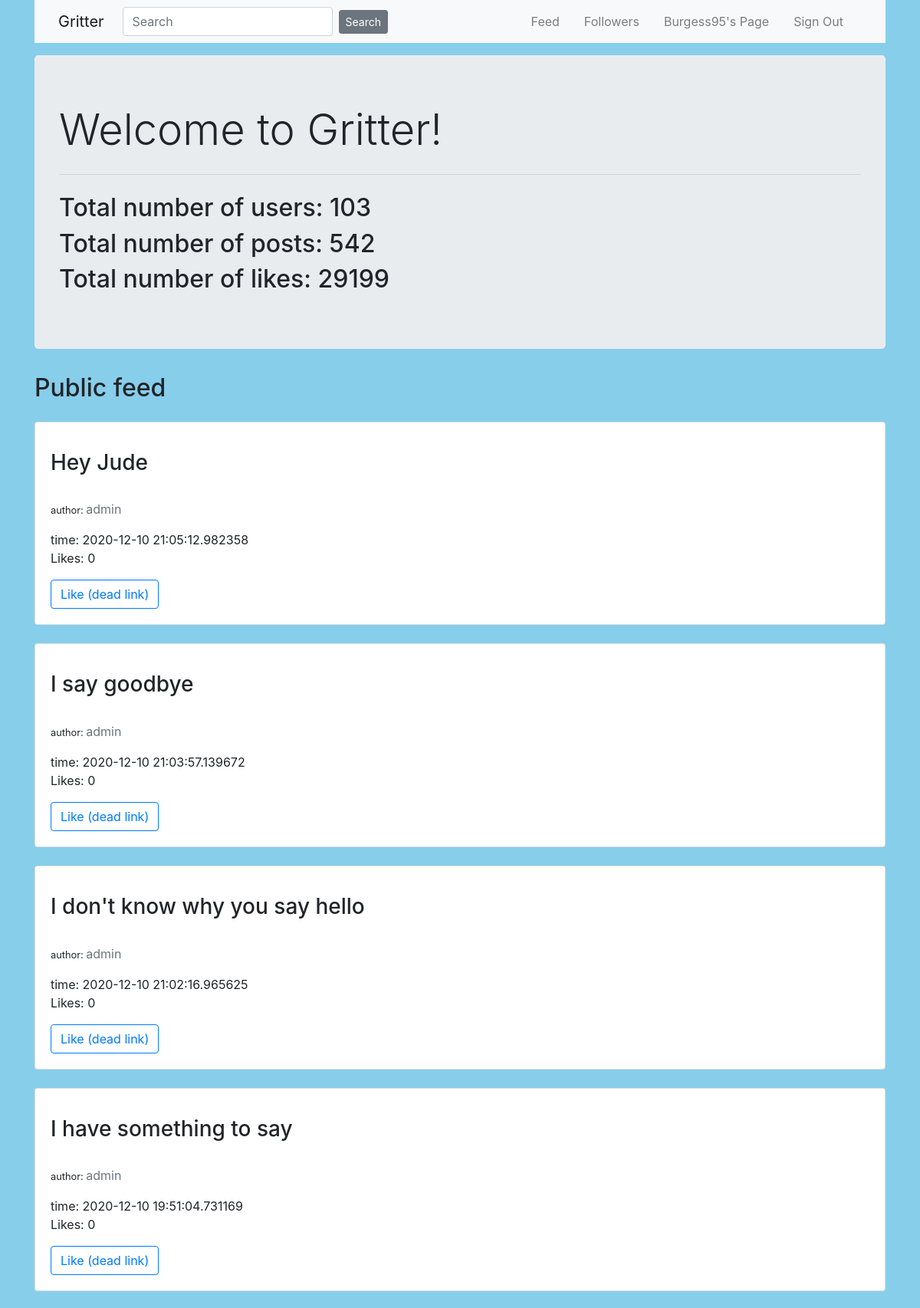
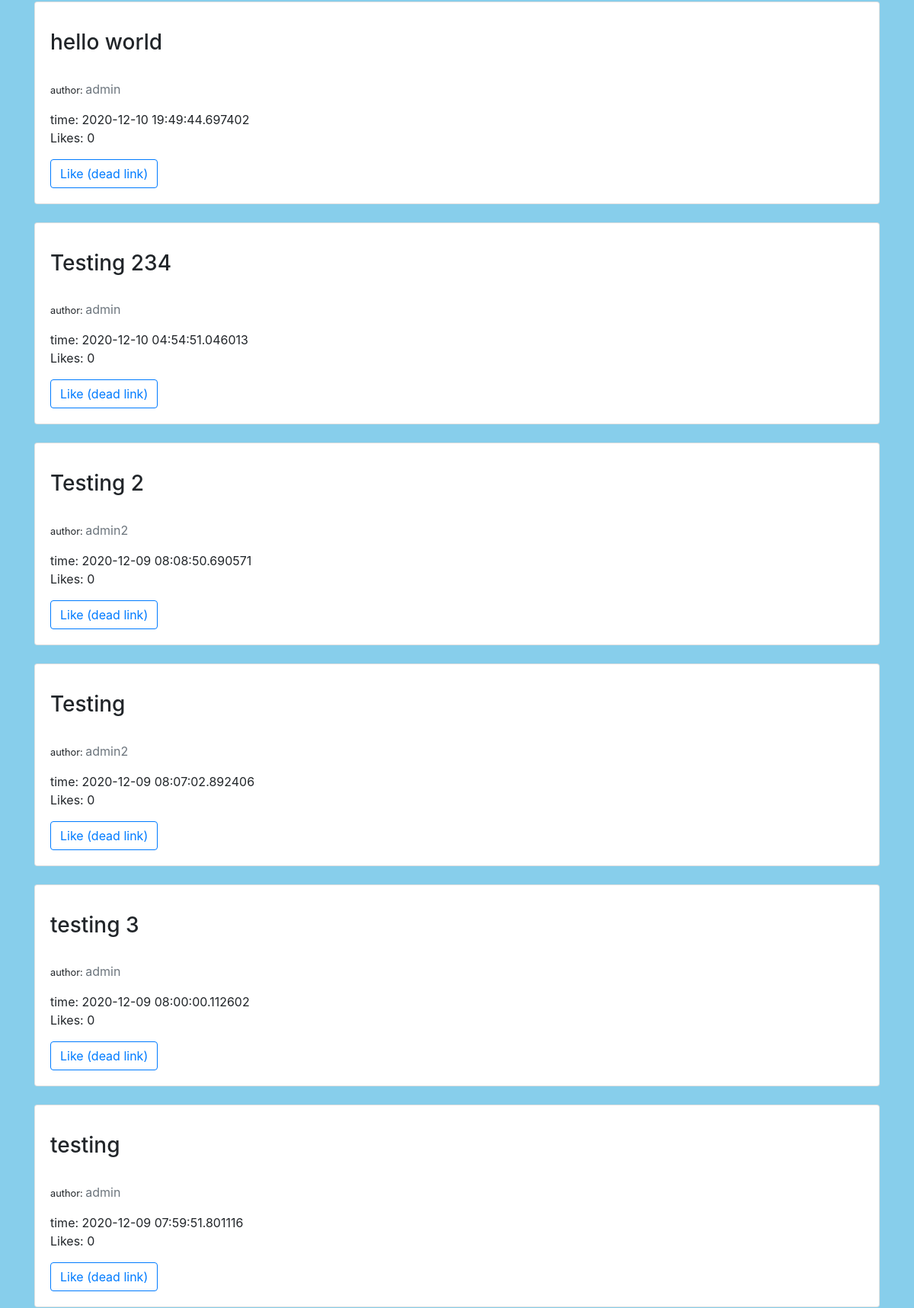
/ (signed in, upper part), run on the app's committed database (2 pictures, top to bottom).
### project/models.py (models this page shows, shortened)
class User(UserMixin, db.Model):
    id = db.Column(db.Integer, primary_key=True)
    username = db.Column(db.String(50), unique=True, nullable=False)
    password = db.Column(db.String(128), nullable=False)
    email = db.Column(db.String(100), unique=True, nullable=False)
    posts = db.relationship('Post', backref ='author', lazy='dynamic')
    followed = db.relationship(
        'User', secondary=followers,
        primaryjoin=(followers.c.follower_id == id),
        secondaryjoin=(followers.c.followed_id == id),
        backref=db.backref('followers', lazy='dynamic'), lazy='dynamic')

class Post(db.Model):
    id = db.Column(db.Integer, primary_key=True)
    content = db.Column(db.Text)
    like_count = db.Column(db.Integer, default=0)
    timestamp = db.Column(db.DateTime, index=True, default=datetime.utcnow)
    user_id = db.Column(db.Integer, db.ForeignKey('user.id'))

### project/routes.py (the view)
@app.route('/', methods= ['GET', 'POST'])
def default():
    context = {}
    num_likes = len(Like.query.all())
    context['num_likes'] = num_likes
    num_posts = len(Post.query.all())
    context['num_posts'] = num_posts
    num_users = len(User.query.all())
    context['num_users'] = num_users
    all_posts = get_all_posts_with_like_counts()
    context['posts'] = all_posts
    return render_template('home.html', context=context)

### project/db_queries.py (called while the page is built)
def get_username_by_id(user_id):
    username = User.query.filter(User.id == user_id).first()
    return username

def get_all_posts_with_like_counts():
    result = []
    posts = Post.query.order_by(Post.id.desc()).all()
    for post in posts:
        post_dict = {}
        post_dict['post'] = post
        user = get_username_by_id(post.user_id)
        if user is None:
            post_dict['author'] = 'user not found'
        else:
            post_dict['author'] = user.username
        num_likes = len(Like.query.filter(Like.post_id == post.id).all())
        post_dict['num_likes'] = num_likes
        result.append(post_dict)
    return result

### project/models.py (called while the page is built)
@login.user_loader
def load_user(id):
    return User.query.get(int(id))

### project/templates/home.html (shortened to what this page needs)
{% extends "layout.html" %}
{% block content %}
    <div class="container">
        <div class="jumbotron bg-lt">
            <h1 class="display-4">Welcome to Gritter!</h1>
            <hr class="my-4">
             {% if context %}
                <h2>Total number of users: {{ context.num_users }}</h2>
                <h2>Total number of posts: {{ context.num_posts }}</h2>
                <h2>Total number of likes: {{ context.num_likes }}</h2>
            {% endif %}
        </div>
    </div>
    <div class="container">
        <h2>Public feed</h2>
        {% for post_dict in context.posts %}
            <div class="card mt-4">
                <div class="card-body">
                    <p class="card-text">
                        <p>
                            <h3>{{ post_dict.post.content }} </h3><br>
                            <small>author: </small><a class="text-muted" href="{{ url_for('user', username=post_dict.post.author.username) }}">{{ post_dict.author }}</a>
                        </p>
                        <p>
                            time: {{ post_dict.post.timestamp }} <br>
                            Likes: {{ post_dict.num_likes }}
                        </p>
                    </p>
                    <a class="btn btn-outline-primary" href="#">Like (dead link)</a>
                </div>
            </div>
        {% endfor %}
    </div>
{% endblock content %}

### project/templates/layout.html (shortened to what this page needs)
<!DOCTYPE html>
{% import "bootstrap/wtf.html" as wtf %}
<html>
	<head>
    {% block head %}
        <link rel="stylesheet" href="https://cdn.jsdelivr.net/npm/bootstrap@4.5.3/dist/css/bootstrap.min.css">
		<link rel="stylesheet" href="{{ url_for('static', filename='style.css') }}" />
    {% endblock %}
	</head>
	<body text="#2d7051">
        <div class="container">
            <nav class="navbar navbar-expand-md bg-light navbar-light fixed-left">
              <div class="container">
                <a class="navbar-brand mr-4" href="{{ url_for('home') }}">Gritter</a>
                  <form  class="form-inline" method="POST" action="{{ url_for('search') }}">
                <input class="form-control mr-2" name="search" type="search" placeholder="Search">
                <button class="btn btn-secondary btn-sm" type="submit">Search</button>
                  </form>
                <div class="collapse navbar-collapse" id="navbarToggle">
                    <div class="navbar-nav ml-auto">
                        {% if current_user.is_authenticated %}
                            <a class="nav-item nav-link mr-3 ml-auto" href="{{ url_for('feed') }}">Feed</a>
                            <a class="nav-item nav-link mr-3 ml-auto" href="{{ url_for('followers', username=current_user.username) }}">Followers</a>
                            <a class="nav-item nav-link mr-3 ml-auto" href="{{ url_for('user', username=current_user.username) }}">{{current_user.username}}'s Page</a>
                            <a class="nav-item nav-link mr-3 ml-auto" href="{{ url_for('signout') }}">Sign Out</a>
                        {% else  %}
                            <a class="nav-item nav-link mr-3 ml-auto" href="{{ url_for('signup') }}">Sign Up</a>
                            <a class="nav-item nav-link mr-3 ml-auto" href="{{ url_for('signin') }}">Sign In</a>
                        {% endif %}
                    </div>
                </div>
              </div>
            </nav>
        </div>
        <div class="container pt-2">
            <div class="container pt-2">
        </div>
        </div>
        {% block content %}
        {% endblock %}
	</body>
</html>

### project/static/styles/style.css (style rules this page uses)
body { background-color: #87CEEB; }

### data on the page
User: username "Burgess95"
User: post.content "Hey Jude", author "admin", post.timestamp "2020-12-10 21:05:12.982358", num_likes "0", post.content "I say goodbye", post.timestamp "2020-12-10 21:03:57.139672", post.content "I don't know why you say hello", post.timestamp "2020-12-10 21:02:16.965625", post.content "I have something to say", post.timestamp "2020-12-10 19:51:04.731169", post.content "hello world", post.timestamp "2020-12-10 19:49:44.697402", post.content "Testing 234", post.timestamp "2020-12-10 04:54:51.046013", post.content "testing 3", post.timestamp "2020-12-09 08:00:00.112602", post.content "testing", post.timestamp "2020-12-09 07:59:51.801116"
User: post.content "Testing 2", author "admin2", post.timestamp "2020-12-09 08:08:50.690571", num_likes "0", post.content "Testing", post.timestamp "2020-12-09 08:07:02.892406"

### other printed values
{{ context.num_users }} "103"
{{ context.num_posts }} "542"
{{ context.num_likes }} "29199"
